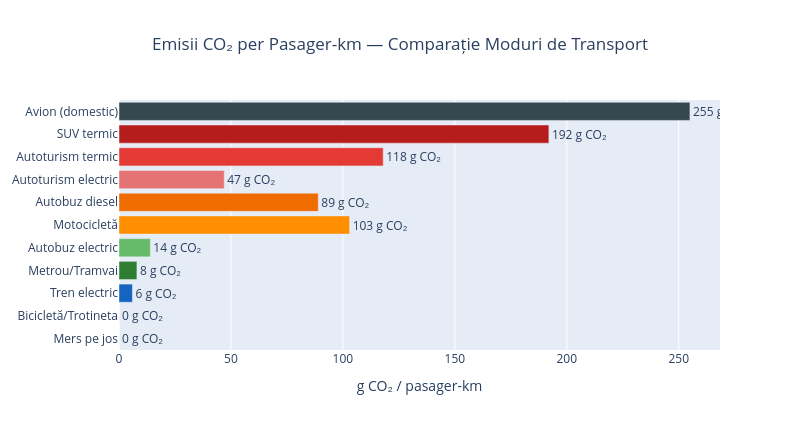

The code cell stored with this chart in its notebook:
### Code cell
# ─── Emisii CO2 per mod de transport (g CO2/pasager-km) ───
moduri = ['Avion (domestic)', 'SUV termic', 'Autoturism termic', 'Autoturism electric',
          'Autobuz diesel', 'Motocicletă', 'Autobuz electric', 'Metrou/Tramvai',
          'Tren electric', 'Bicicletă/Trotineta', 'Mers pe jos']
emisii_co2 = [255, 192, 118, 47, 89, 103, 14, 8, 6, 0, 0]
culori_moduri = ['#37474F','#B71C1C','#E53935','#E57373',
                 '#EF6C00','#FF8F00','#66BB6A','#2E7D32',
                 '#1565C0','#006064','#004D40']

fig = go.Figure(go.Bar(
    x=emisii_co2,
    y=moduri,
    orientation='h',
    marker_color=culori_moduri,
    text=[f'{v} g CO₂' for v in emisii_co2],
    textposition='outside'
))
fig.update_layout(
    title='Emisii CO₂ per Pasager-km — Comparație Moduri de Transport',
    title_x=0.5,
    xaxis_title='g CO₂ / pasager-km',
    height=430,
    width=800,
    yaxis=dict(autorange='reversed')
)
fig.show()

### Figure 1 — Plotly figure (JSON) as saved in the notebook; plotly's stock layout.template omitted (floating-point values rounded to 4 significant figures)
{"data": [{"marker": {"color": ["#37474F", "#B71C1C", "#E53935", "#E57373", "#EF6C00", "#FF8F00", "#66BB6A", "#2E7D32", "#1565C0", "#006064", "#004D40"]}, "orientation": "h", "text": ["255 g CO₂", "192 g CO₂", "118 g CO₂", "47 g CO₂", "89 g CO₂", "103 g CO₂", "14 g CO₂", "8 g CO₂", "6 g CO₂", "0 g CO₂", "0 g CO₂"], "textposition": "outside", "type": "bar", "x": [255, 192, 118, 47, 89, 103, 14, 8, 6, 0, 0], "y": ["Avion (domestic)", "SUV termic", "Autoturism termic", "Autoturism electric", "Autobuz diesel", "Motocicletă", "Autobuz electric", "Metrou/Tramvai", "Tren electric", "Bicicletă/Trotineta", "Mers pe jos"]}], "layout": {"height": 430, "title": {"text": "Emisii CO₂ per Pasager-km — Comparație Moduri de Transport", "x": 0.5}, "width": 800, "xaxis": {"title": {"text": "g CO₂ / pasager-km"}}, "yaxis": {"autorange": "reversed"}}}
